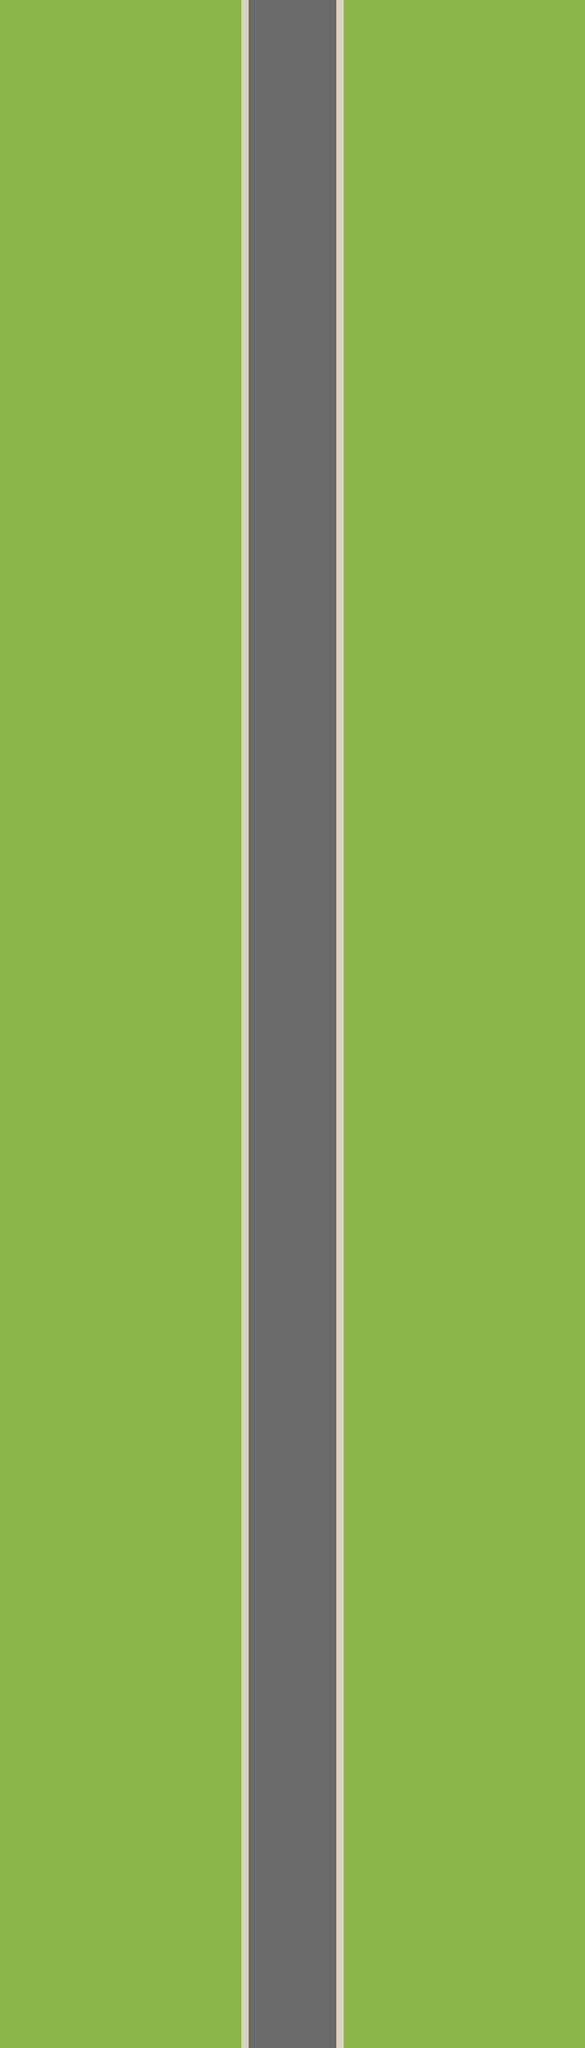

This game map was drawn from its Tiled (.tmx) file and the tilesets committed beside it. A one-line description and the trimmed map source follow:
An orthogonal 10x35 tile map with 64x64 px tiles, 1 tile layer (ground).

<map version="1.2" tiledversion="1.2.4" orientation="orthogonal" renderorder="right-down" width="10" height="35" tilewidth="64" tileheight="64" infinite="0" nextlayerid="2" nextobjectid="1">
 <tileset firstgid="1" name="spritesheet" tilewidth="64" tileheight="64" tilecount="81" columns="9">
  <image source="../tilesets/spritesheet.png" width="576" height="576" />
 </tileset>
 <layer id="1" name="ground" width="10" height="35">
  <data>[350 cells, 350 non-empty, 3 distinct tile ids]</data>
 </layer>
</map>
